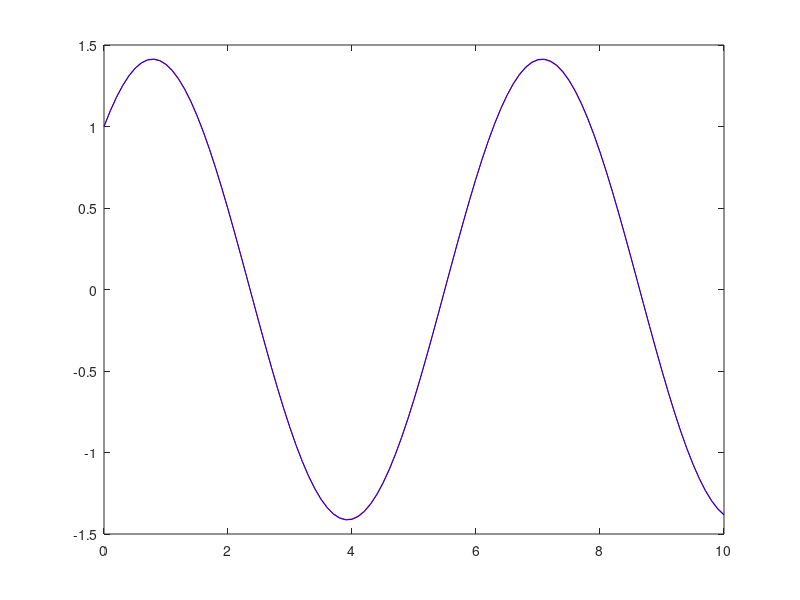

Here is the MATLAB script that generated this plot:


clc;
clear ;

H = 0.1; % 0.2 0.1, 0.05, 0.025 

a =  0 ;
b = 10 ;
T = a:H:b;
N = length(T);

Y_exact = zeros(N,1);
Y = zeros(N,1);

f = @(t,y) -y + 2*cos(t);
Y(1) = 1;

for i = 2 : N
    ZZ = Y(i-1) + H*feval(f, T(i-1), Y(i-1));
    Y(i) = Y(i-1) + H/2*( feval(f, T(i-1), Y(i-1)) + feval(f, T(i), ZZ) );
end

for i = 1 : N
    Y_exact(i) = sin(T(i)) + cos(T(i));
end

error = Y_exact - Y;
error_max = max(abs(error));

plot(T,Y,'r');
hold on;
plot(T,Y_exact,'b');
hold off;